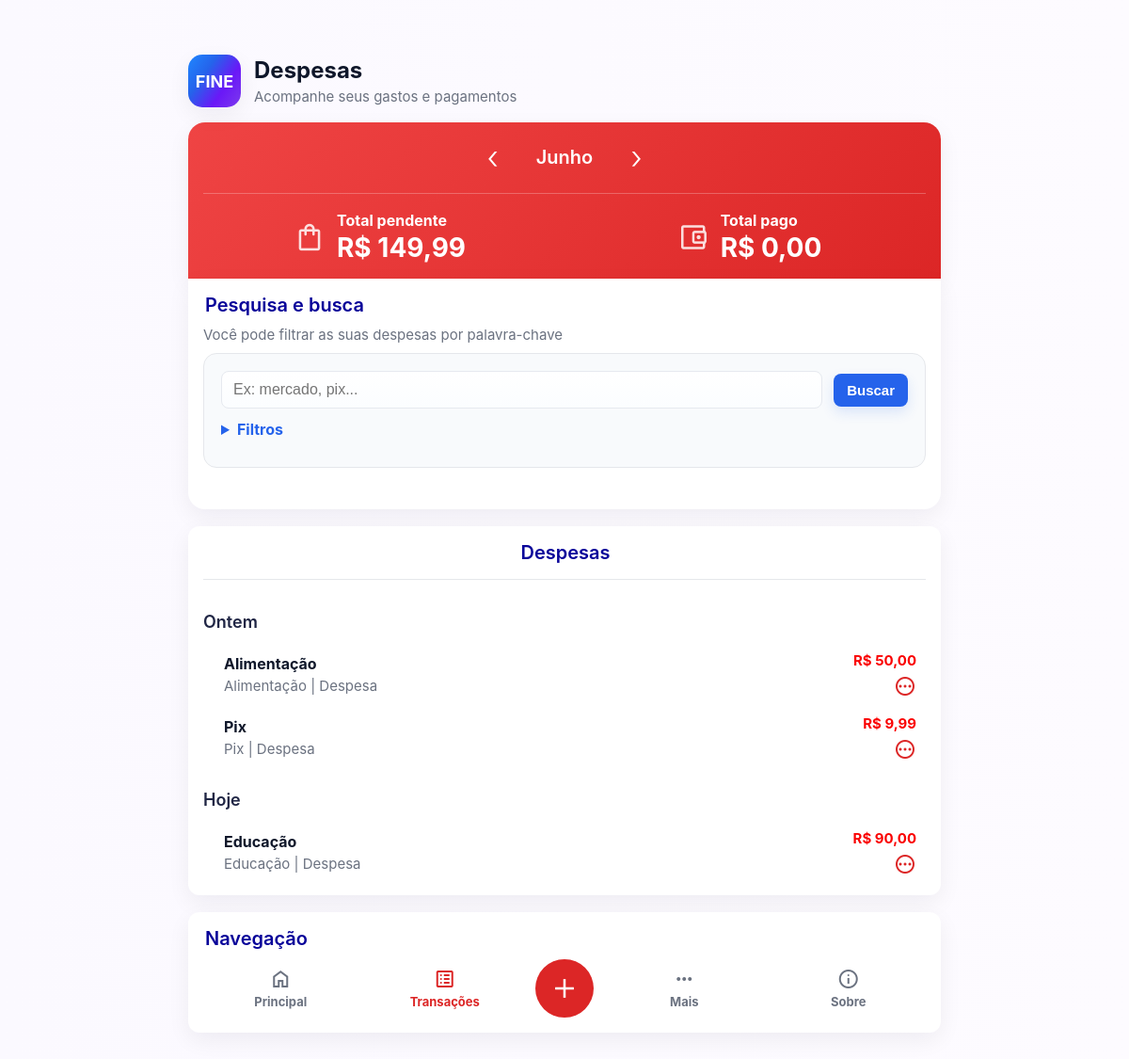
Screenshot of /fine/despesas/menu (signed in) with the database file from the repository.
### models/despesas/despesas_model.py (models this page shows, shortened)
class Despesa(db.Model):
    id = db.Column(db.Integer, primary_key=True)
    valor = db.Column(db.Float, nullable=False)
    descricao = db.Column(db.String(200), nullable=False)
    data = db.Column(db.Date, nullable=False)
    pago = db.Column(db.Boolean, default=False, nullable=False)
    categoria_id = db.Column(db.Integer, db.ForeignKey("categoria.id"), nullable=False)
    categoria = db.relationship("Categoria", backref="despesas")
    usuario_id = db.Column(db.Integer, db.ForeignKey("usuario.id"), nullable=False)
    usuario = db.relationship("Usuario", backref="despesas")

### models/categorias/categorias_model.py (models this page shows, shortened)
class Categoria(db.Model):
    id = db.Column(db.Integer, primary_key=True)
    nome = db.Column(db.String(100), nullable=False)
    descricao = db.Column(db.String(200), nullable=True)
    tipo = db.Column(db.String(20), nullable=False)
    padrao = db.Column(db.Boolean, default=False, nullable=False)
    cor = db.Column(db.String(7), nullable=False, default="#585858")
    usuario_id = db.Column(db.Integer, db.ForeignKey("usuario.id"), nullable=False)
    usuario = db.relationship("Usuario", backref="categorias")

### controllers/despesas/despesas_controller.py (the view)
def listar_despesas():
    if "usuario_id" not in session:
        return redirect(url_for("login"))
    categoria_id = request.args.get("categoria_id")
    status = request.args.get("status")
    data_inicio = request.args.get("data_inicio")
    data_fim = request.args.get("data_fim")
    busca = request.args.get("busca", "").strip()
    mes = request.args.get("mes", type=int)
    ano = request.args.get("ano", type=int)
    hoje = datetime.today()
    if not mes:
        mes = hoje.month
    if not ano:
        ano = hoje.year
    query = Despesa.query.filter_by(usuario_id=session["usuario_id"])
    query = query.filter(
        db.extract("month", Despesa.data) == mes,
        db.extract("year", Despesa.data) == ano
    )
    if busca:
        query = query.join(Categoria).filter(
            (Despesa.descricao.ilike(f"%{busca}%")) |
            (Categoria.nome.ilike(f"%{busca}%"))
        )
    if categoria_id:
        query = query.filter(Despesa.categoria_id == int(categoria_id))
    if status == "pago":
        query = query.filter(Despesa.pago == True)
    elif status == "pendente":
        query = query.filter(Despesa.pago == False)
    if data_inicio:
        data_inicio_convertida = datetime.strptime(data_inicio, "%Y-%m-%d").date()
        query = query.filter(Despesa.data >= data_inicio_convertida)
    if data_fim:
        data_fim_convertida = datetime.strptime(data_fim, "%Y-%m-%d").date()
        query = query.filter(Despesa.data <= data_fim_convertida)
    meses = {
        1: "Janeiro",
        2: "Fevereiro",
        3: "Março",
        4: "Abril",
        5: "Maio",
        6: "Junho",
        7: "Julho",
        8: "Agosto",
        9: "Setembro",
        10: "Outubro",
        11: "Novembro",
        12: "Dezembro"
    }
    nome_mes = meses[mes]
    mes_anterior = mes - 1
    ano_anterior = ano
    if mes_anterior == 0:
        mes_anterior = 12
        ano_anterior -= 1
    mes_proximo = mes + 1
    ano_proximo = ano
    if mes_proximo == 13:
        mes_proximo = 1
        ano_proximo += 1
    despesas = query.order_by(Despesa.data.asc()).all()
    categorias = Categoria.query.filter_by(
        usuario_id=session["usuario_id"],
        tipo="despesa"
    ).all()
    total_pendente = 0
    total_pago = 0
    despesas_por_dia = {}
    for despesa in despesas:
        if despesa.pago:
            total_pago += despesa.valor
        else:
            total_pendente += despesa.valor
        titulo_dia = formatar_dia(despesa.data)
        if titulo_dia not in despesas_por_dia:
            despesas_por_dia[titulo_dia] = []
        despesas_por_dia[titulo_dia].append(despesa)
    return render_template("despesas/form-listar-despesa.html", context={
        "despesas_por_dia": despesas_por_dia,
        "total_pendente": total_pendente,
        "total_pago": total_pago,
        "categorias": categorias,
        "categoria_id": categoria_id,
        "status": status,
        "data_inicio": data_inicio,
        "data_fim": data_fim,
        "busca": busca,
        "mes": mes,
        "ano": ano,
        "nome_mes": nome_mes,
        "mes_anterior": mes_anterior,
        "ano_anterior": ano_anterior,
        "mes_proximo": mes_proximo,
        "ano_proximo": ano_proximo
    })

### controllers/despesas/despesas_controller.py (called while the page is built, shortened)
def formatar_dia(data):
    hoje = date.today()
    if data == hoje:
        return "Hoje"
    if (hoje - data).days == 1:
        return "Ontem"

### templates/despesas/form-listar-despesa.html (shortened to what this page needs)
{% extends '/layouts/base.html' %}
{% block page_header %}
    <header>
        {% include 'partials/logo.html' %}
        <div>
            <h1>Despesas</h1>
            <p class="lead">Acompanhe seus gastos e pagamentos</p>
        </div>
    </header>
{% endblock %}
{% block content %}
<section class="card summary-card despesa-summary summary-card-top">
    <div class="month-nav">
        <a href="{{ url_for('listar_despesas', mes=context.mes_anterior, ano=context.ano_anterior) }}" class="month-arrow">‹</a>
        <h2>{{ context.nome_mes }}</h2>
        <a href="{{ url_for('listar_despesas', mes=context.mes_proximo, ano=context.ano_proximo) }}" class="month-arrow">›</a>
    </div>
    <div class="summary-row">
        <div class="summary-box">
            <span class="material-symbols-outlined lista">shopping_bag</span>
            <div>
                <strong>Total pendente</strong>
                <div class="summary-value">
                    R$ {{ "%.2f"|format(context.total_pendente)|replace(".", ",") }}
                </div>
            </div>
        </div>
        <div class="summary-box">
            <span class="material-symbols-outlined lista">account_balance_wallet</span>
            <div>
                <strong>Total pago</strong>
                <div class="summary-value">
                    R$ {{ "%.2f"|format(context.total_pago)|replace(".", ",") }}
                </div>
            </div>
        </div>
    </div>
</section>
<section class="card summary-card-bottom">
    <div style="display:flex;justify-content:space-between;align-items:center;margin-bottom:10px">
        <div>
            <h2>Pesquisa e busca</h2>
            <div class="meta">Você pode filtrar as suas despesas por palavra-chave</div>
        </div>
    </div>
    <section class="filter-panel">
        <form action="{{ url_for('listar_despesas') }}" method="GET" class="filter-box">
            <div class="form-row">
                <input type="text" id="busca" name="busca" placeholder="Ex: mercado, pix..." value="{{ context.busca if context and context.busca else '' }}">
                <button class="btn" type="submit">Buscar</button>
            </div>
            <details class="filter-details">
                <summary>Filtros</summary>
            </details>
        </form>
    </section>
</section>
<section class="card">
    <h2 style="text-align:center">Despesas</h2>
    <hr class="section-divider">
    {% if context and context.despesas_por_dia %}
        <div class="list">
            {% for dia, despesas in context.despesas_por_dia.items() %}
                <h2 class="day-title">{{ dia }}</h2>
                {% for despesa in despesas %}
                    <a class="expense-item" href="{{ url_for('editar_despesa', id=despesa.id) }}" style="text-decoration:none;color:inherit">
                        <div class="expense-left">
                            <div class="expense-info">
                                <strong>
                                    {{ despesa.categoria.nome }}
                                </strong>
                                <div class="meta">
                                    {% if despesa.descricao %}
                                        {{ despesa.descricao }} | Despesa
                                    {% else %}
                                        {{ despesa.categoria.nome }} | Despesa
                                    {% endif %}
                                </div>
                            </div>
                        </div>
                        <div class="expense-right">
                            <div class="meta" style="color:#fa0000; font-weight:700">
                                R$ {{ "%.2f"|format(despesa.valor)|replace(".", ",") }}
                            </div>
                            {% if despesa.pago %}
                                <div class="expense-status paid">
                                    <span class="material-symbols-outlined">
                                        check_circle
                                    </span>
                                </div>
                            {% else %}
                                <div class="expense-status pending">
                                    <span class="material-symbols-outlined">
                                    </span>
                                </div>
                            {% endif %}
                        </div>
                    </a>
                {% endfor %}
            {% endfor %}
        </div>
    {% else %}
        <div class="empty-state">
            <span class="material-symbols-outlined">receipt_long</span>
            <strong>Ops! Você não possui despesas registradas nesse mês.</strong>
            <div class="meta">Para criar uma nova despesa, clique no botão de adicionar.</div>
        </div>
    {% endif %}
</section>
<section class="card">
    <h2>Navegação</h2>
    <div class="bottom-menu">
        <a class="menu-item" href="{{ url_for('home') }}">
            <span class="material-symbols-outlined">home</span>
            <strong>Principal</strong>
        </a>
        <a class="menu-item active-despesa" href="{{ url_for('listar_transacoes') }}">
            <span class="material-symbols-outlined">list_alt</span>
            <strong>Transações</strong>
        </a>
        <a class="menu-add active-despesa" href="{{ url_for('criar_despesa') }}">
            <span class="material-symbols-outlined">add</span>
        </a>
        <a class="menu-item" href="{{ url_for('mais') }}">
            <span class="material-symbols-outlined">more_horiz</span>
            <strong>Mais</strong>
        </a>
        <a class="menu-item" href="{{ url_for('sobre') }}">
            <span class="material-symbols-outlined">info</span>
            <strong>Sobre</strong>
        </a>
    </div>
</section>
{% endblock %}

### static/css/style.css (style rules this page uses)
:root { --bg:#fdfbff; --card:#ffffff; --muted:#6b7280; --accent:#2563eb; --navegation:#686868; --primary:#639fff; --success:#16a34a; --error:#dc2626; --glass:rgba(255,255,255,0.6); --shadow:0 8px 24px rgba(15,23,42,0.06); font-family:Inter, system-ui, -apple-system, "Segoe UI", Roboto, Arial; }
html,body { min-height:100dvh;height:100%;margin:0;background:linear-gradient(90deg,#fbf9ff,var(--bg));color:#0f172a;font-size:16px }
header { display:flex;align-items:center;gap:14px;margin-bottom:16px }
h1 { font-size:24px;margin:0 }
h2 { margin:0 0 10px;font-size:20px;color:#080399;padding-left:2px;font-weight:600 }
p.lead { margin:4px 0 0;color:var(--muted);font-size:15px }
.card { background:var(--card);border-radius:12px;padding:16px;box-shadow:var(--shadow);margin-bottom:18px }
.form-row { display:flex;gap:12px;align-items:center }
input[type="text"] { flex:1;padding:10px 12px;border-radius:8px;border:1px solid #e6e9ef;background:linear-gradient(180deg,#fff,#fbfdff);font-size:16px;outline:none }
button { cursor:pointer }
.btn { background:var(--accent);color:#fff;padding:9px 14px;border-radius:8px;border:none;cursor:pointer;font-weight:600;font-size:15px;box-shadow:0 6px 14px rgba(37,99,235,0.14);transition:all .2s ease }
.list { display:flex;flex-direction:column;gap:8px }
.meta { font-size:15px;color:var(--muted) }
.material-symbols-outlined { font-size:20px; }
.section-divider { border:0;height:1px;background:#e5e7eb;margin:16px 0; }
.month-nav { display:flex;align-items:center;justify-content:center;gap:40px;margin-bottom:18px }
.month-nav h2 { margin:0;padding:0 }
.month-arrow { text-decoration:none;color:var(--accent);font-size:34px;font-weight:300 }
.summary-row { display:grid;grid-template-columns:1fr 1fr;gap:18px;border-top:1px solid #e6e9ef;padding-top:18px }
.summary-box { display:flex;align-items:center;justify-content:center;gap:12px }
.summary-box .material-symbols-outlined { font-size:34px;color:var(--muted) }
.summary-box strong { color:var(--muted);font-size:16px }
.summary-value { font-size:28px;font-weight:700;color:var(--error);margin-top:2px }
.summary-card.despesa-summary { background:linear-gradient(135deg,#ef4444,#dc2626);color:#fff; }
.summary-card .month-nav h2,.summary-card .month-arrow,.summary-card .summary-box strong,.summary-card .summary-value { color:#fff !important; }
.summary-card .summary-row { border-top:1px solid rgba(255,255,255,.25); }
.summary-card-top { margin-bottom:0;border-radius:18px 18px 0 0; }
.summary-card-bottom { margin-top:0;border-radius:0 0 18px 18px; }
.material-symbols-outlined.lista { color:#ffffffd7; }
.filter-details { margin-top:12px }
.filter-details summary { cursor:pointer;font-weight:700;color:var(--accent);margin-bottom:12px }
.filter-panel { margin-bottom:28px;padding:18px;background:#f8fafc;border:1px solid #e5e7eb;border-radius:14px; }
.bottom-menu { display:grid;grid-template-columns:1fr 1fr 70px 1fr 1fr;align-items:center;gap:10px }
.menu-item { text-decoration:none;color:var(--muted);display:flex;flex-direction:column;align-items:center;gap:4px;font-size:13px }
.menu-item.active-despesa { color:var(--error) }
.menu-add { width:62px;height:62px;border-radius:50%;background:#dc2626;color:#fff;display:flex;align-items:center;justify-content:center;text-decoration:none;margin:auto }
.menu-add .material-symbols-outlined { font-size:34px }
.expense-item { display:flex;justify-content:space-between;align-items:center;padding: 5px 10px 5px; background-color: #fff; border-radius:8px; }
.expense-left { display:flex;align-items:center;gap:12px; }
.expense-info { display:flex;flex-direction:column;gap:4px; }
.expense-right { display:flex;flex-direction:column;align-items:flex-end;gap:6px; }
.expense-status { display:flex;align-items:center;gap:4px;font-size:14px; }
.expense-status.pending { color:#dc2626; }
.day-title { margin:18px 0 8px;padding-left:0;color:#1f2544;font-size:18px; }

### rows the page displays
Despesa: categoria.nome "Alimentação", valor "50,00", pago False (drawn)
Despesa: categoria.nome "Pix", valor "9,99", pago False (drawn)
Despesa: categoria.nome "Educação", valor "90,00", pago False (drawn)

### other values shown
{{ context.nome_mes }} "Junho"
{{ "%.2f"|format(context.total_pendente)|replace(".", ",") }} "149,99"
{{ "%.2f"|format(context.total_pago)|replace(".", ",") }} "0,00"
{{ dia }} "Ontem" "Hoje"
